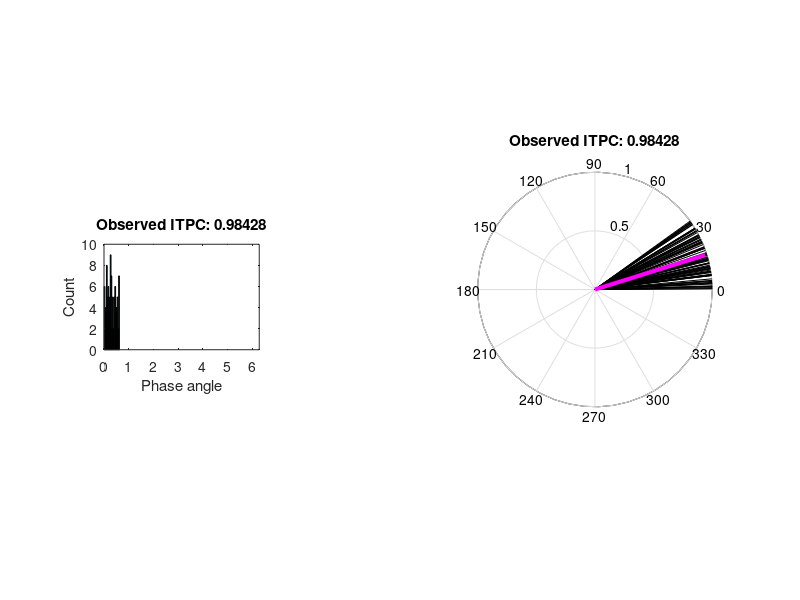

MATLAB code for this plot: (Note: this script raises an error after producing the figure.)
%% mikexcohen.com
% phase-based connectivity


%% phase-clustering with different variances

% specify parameters
circ_prop = .1; % proportion of the circle to fill
N = 100; % number of "trials"

% generate phase angle distribution
simdata = rand(1,N) * (2*pi) * circ_prop;


% compute ITPC and preferred phase angle
itpc      = abs(mean(exp(1i*simdata)));
prefAngle = angle(mean(exp(1i*simdata)));


% and plot...
figure(7), clf

% as linear histogram
subplot(3,3,4)
hist(simdata,20)
xlabel('Phase angle'), ylabel('Count')
set(gca,'xlim',[0 2*pi])
title([ 'Observed ITPC: ' num2str(itpc) ])

% and as polar distribution
subplot(1,2,2)
polar([zeros(1,N); simdata],[zeros(1,N); ones(1,N)],'k')
hold on
h = polar([0 prefAngle],[0 itpc],'m');
set(h,'linew',3)
title([ 'Observed ITPC: ' num2str(itpc) ])

%% phase synchronization in empirical data

% load data
load v1_laminar

npnts = size(csd,2);
ntrials = size(csd,3);

%% setup some stuff and junk

% channels for connectivity
chan1idx = 1;
chan2idx = 8;


% create complex Morlet wavelet
cent_freq = 8;
time      = -2:1/srate:2-1/srate;
s         = 8/(2*pi*cent_freq);
wavelet   = exp(2*1i*pi*cent_freq.*time) .* exp(-time.^2./(2*s^2));
half_wavN = (length(time)-1)/2;

% FFT parameters
nWave = length(wavelet)
nData = npnts
nConv = nWave + nData -1

% FFT of wavelet
waveletX = fft(wavelet,nConv);
waveletX = waveletX ./ max(waveletX);

% initialize output time-frequency data
phase_data = zeros(2,length(timevec));
real_data  = zeros(2,length(timevec));


% analytic signal of channel 1
data1X = fft(squeeze(csd(chan1idx,:,1)),nConv);
as = ifft(waveletX.*data1X,nConv);
as = as(half_wavN+1:end-half_wavN);

% collect real and phase data
phase_data(1,:) = angle(as); % extract phase angles
real_data(1,:)  = real(as); % extract the real part (projection onto real axis)

% analytic signal of channel 1
data1X = fft(squeeze(csd(chan2idx,:,1)),nConv);
as = ifft(waveletX.*data1X,nConv);
as = as(half_wavN+1:end-half_wavN);

% collect real and phase data
phase_data(2,:) = angle(as);
real_data(2,:)  = real(as);

%% setup figure and define plot handles

% open and name figure
figure(1), set(gcf,'Name','Movie magic minimizes the magic.');

% draw the filtered signals
subplot(221)
filterplotH1 = plot(timevec(1),real_data(1,1),'b');
hold on
filterplotH2 = plot(timevec(1),real_data(2,1),'m');
set(gca,'xlim',[timevec(1) timevec(end)],'ylim',[min(real_data(:)) max(real_data(:))])
xlabel('Time (ms)')
ylabel('Voltage (\muV)')
title([ 'Filtered signal at ' num2str(cent_freq) ' Hz' ])

% draw the phase angle time series
subplot(222)
phaseanglesH1 = plot(timevec(1),phase_data(1,1),'b');
hold on
phaseanglesH2 = plot(timevec(1),phase_data(2,1),'m');
set(gca,'xlim',[timevec(1) timevec(end)],'ylim',[-pi pi]*1.1)
xlabel('Time (ms)')
ylabel('Phase angle (radian)')
title('Phase angle time series')

% draw phase angles in polar space
subplot(223)
polar2chanH1 = polar([zeros(1,1) phase_data(1,1)]',repmat([0 1],1,1)','b');
hold on
polar2chanH2 = polar([zeros(1,1) phase_data(2,1)]',repmat([0 1],1,1)','m');
title('Phase angles from two channels')

% draw phase angle differences in polar space
subplot(224)
polarAngleDiffH = polar([zeros(1,1) phase_data(2,1)-phase_data(1,1)]',repmat([0 1],1,1)','k');
title('Phase angle differences from two channels')

%% now update plots at each timestep

for ti=1:5:length(timevec)
    
    % update filtered signals
    set(filterplotH1,'XData',timevec(1:ti),'YData',real_data(1,1:ti))
    set(filterplotH2,'XData',timevec(1:ti),'YData',real_data(2,1:ti))
    
    % update cartesian plot of phase angles
    set(phaseanglesH1,'XData',timevec(1:ti),'YData',phase_data(1,1:ti))
    set(phaseanglesH2,'XData',timevec(1:ti),'YData',phase_data(2,1:ti))
    
    subplot(223)
    cla
    polar([zeros(1,ti) phase_data(1,1:ti)]',repmat([0 1],1,ti)','b');
    hold on
    polar([zeros(1,ti) phase_data(2,1:ti)]',repmat([0 1],1,ti)','m');
    
    subplot(224)
    cla
    polar([zeros(1,ti) phase_data(2,1:ti)-phase_data(1,1:ti)]',repmat([0 1],1,ti)','k');
    
    drawnow
end

%% now quantify phase synchronization between the two channels

% phase angle differences
phase_angle_differences = phase_data(2,:)-phase_data(1,:);

% euler representation of angles
euler_phase_differences = exp(1i*phase_angle_differences);

% mean vector (in complex space)
mean_complex_vector = mean(euler_phase_differences);

% length of mean vector (this is the "M" from Me^ik, and is the measure of phase synchronization)
phase_synchronization = abs(mean_complex_vector);

disp([ 'Synchronization between ' num2str(chan1idx) ' and ' num2str(chan2idx) ' is ' num2str(phase_synchronization) '!' ])

% of course, this could all be done on one line:
phase_synchronization = abs(mean(exp(1i*(phase_data(2,:)-phase_data(1,:)))));

% notice that the order of subtraction is meaningless (see below), which means that this measure of synchronization is non-directional!
phase_synchronization_backwards = abs(mean(exp(1i*(phase_data(1,:)-phase_data(2,:)))));


% now plot mean vector
subplot(224)
hold on
h=polar([0 angle(mean_complex_vector)],[0 phase_synchronization]);
set(h,'linewidth',6,'color','g')

%% phase clustering is phase-invariant

figure(2), clf
subplot(221)
polar(repmat(phase_data(2,:)-phase_data(1,:),1,2)',repmat([0 1],1,length(timevec))','k');
title([ 'Phase synchronization: ' num2str(abs(mean(exp(1i*(diff(phase_data,1)))))) ])

new_phase_data = phase_data;
for i=2:4
    subplot(2,2,i)
    
    % add random phase offset
    new_phase_data(1,:) = new_phase_data(1,:)+rand*pi;
    
    % plot again
    polar(repmat(new_phase_data(2,:)-new_phase_data(1,:)+pi/2,1,2)',repmat([0 1],1,length(timevec))','k');
    title([ 'Phase synchronization: ' num2str(abs(mean(exp(1i*(diff(new_phase_data,1)))))) ])
end

%%


%% now in human EEG

% load data and pick channels
load sampleEEGdata

%%

chan1 = 'FCz';
chan2 = 'POz';


min_freq =  2;
max_freq = 50;
num_frex = 30;

% set range for variable number of wavelet cycles
range_cycles = [ 4 10 ];

% other wavelet parameters
frex  = logspace(log10(min_freq),log10(max_freq),num_frex);
nCycs = logspace(log10(range_cycles(1)),log10(range_cycles(end)),num_frex);
time  = -2:1/EEG.srate:2;
half_wave = (length(time)-1)/2;

% FFT parameters
nWave = length(time);
nData = EEG.pnts*EEG.trials;
nConv = nWave+nData-1;


% FFT of data (doesn't change on frequency iteration)
data1X = fft( reshape(EEG.lap(strcmpi(chan1,{EEG.chanlocs.labels}),:,:),1,nData) ,nConv);
data2X = fft( reshape(EEG.lap(strcmpi(chan2,{EEG.chanlocs.labels}),:,:),1,nData) ,nConv);

% initialize output time-frequency data
itpc = zeros(num_frex,EEG.pnts);

% loop over frequencies
for fi=1:num_frex
    
    % create wavelet and get its FFT
    s = nCycs(fi)/(2*pi*frex(fi));
    wavelet  = exp(2*1i*pi*frex(fi).*time) .* exp(-time.^2./(2*s^2));
    waveletX = fft(wavelet,nConv);
    waveletX = waveletX./max(waveletX);
    
    % convolution for chan1
    as1 = ifft(waveletX.*data1X,nConv);
    as1 = as1(half_wave+1:end-half_wave);
    as1 = reshape(as1,EEG.pnts,EEG.trials);
    
    % convolution for chan1
    as2 = ifft(waveletX.*data2X,nConv);
    as2 = as2(half_wave+1:end-half_wave);
    as2 = reshape(as2,EEG.pnts,EEG.trials);
    
    % compute power and average over trials abs(mean(exp(1i*(phase_data(2,:)-phase_data(1,:)))))
    
    itpc(fi,:) = abs(mean(exp(1i * (angle(as1) - angle(as2))),2))
    
end


figure(5), clf
contourf(EEG.times,frex,itpc,40,'linecolor','none')
set(gca,'xlim',[-300 1200],'clim',[0 .3])
colormap hot; colorbar

%% laplacian

% compute laplacian, save as new variable
EEG.lap = laplacian_perrinX(EEG.data,[EEG.chanlocs.X],[EEG.chanlocs.Y],[EEG.chanlocs.Z]);


time2plot = 250; % ms
chan2plot = 'po3';

figure(4), clf
subplot(221)
topoplotIndie(squeeze(mean(EEG.data(:,dsearchn(EEG.times',time2plot),:),3)),EEG.chanlocs);
title([ 'Voltage (' num2str(time2plot) ')' ])

subplot(222)
topoplotIndie(squeeze(mean(EEG.lap(:,dsearchn(EEG.times',time2plot),:),3)),EEG.chanlocs);
title([ 'Laplacian (' num2str(time2plot) ')' ])

subplot(212)
plot(EEG.times,zscore(squeeze(mean(EEG.data(strcmpi({EEG.chanlocs.labels},chan2plot),:,:),3))), EEG.times,zscore(squeeze(mean(EEG.lap(strcmpi({EEG.chanlocs.labels},chan2plot),:,:),3))),'linew',2)
set(gca,'xlim',[-300 1200])
legend({'Voltage';'Laplacian'})
title([ 'ERP from channel ' chan2plot ])
xlabel('Time (ms)'), ylabel('Data (z-score)')

%% 


%% ISPC over time vs. over trials

% FFT parameters
nWave = length(time);
nData = npnts*ntrials;
nConv = nWave+nData-1;


% initialize output time-frequency data
phase_data = zeros(2,npnts,ntrials);


% FFT of wavelet (need to redo FFT because different n_conv)
waveletX = fft(wavelet,nConv);
waveletX = waveletX ./ max(waveletX);


% analytic signal of channel 1
data1X = fft(reshape(csd(chan1idx,:,:),1,[]),nConv);
as = ifft(waveletX.*data1X,nConv);
as = as(half_wavN+1:end-half_wavN);
as = reshape(as,npnts,ntrials);

% collect real and phase data
phase_data(1,:,:) = angle(as);

% analytic signal of channel 1
data1X = fft(reshape(csd(chan2idx,:,:),1,[]),nConv);
as = ifft(waveletX.*data1X,nConv);
as = as(half_wavN+1:end-half_wavN);
as = reshape(as,npnts,ntrials);

% collect real and phase data
phase_data(2,:,:) = angle(as);


figure(3), clf

% ISPC over trials
subplot(211)
ispc_trials = squeeze( abs(mean(exp(1i*diff(phase_data,[],1)),3)) );
plot(timevec,ispc_trials)
set(gca,'xlim',[-.2 1.2])
xlabel('Time (ms)'), ylabel('ISPC')

% ISPC over time
subplot(212)
ispc_time = squeeze( abs(mean(exp(1i*diff(phase_data,[],1)),2)) );
plot(1:ntrials,ispc_time)
xlabel('Trials'), ylabel('ISPC')

%%


%% cluster vs. phase-lag


% number of time steps
n = 100;

t = [17 86]; % time points where polar distributions are drawn (arb)

figure(4), clf

phasedat = rand(n,1)*pi*(pi/10);
connres  = zeros(n,2);

for i=1:n
    
    % compute phase distribution and eulerize
    phasedat = mod(phasedat + pi/20,2*pi);
    cdd = exp(1i*phasedat);
    
    % phase clustering
    connres(i,1) = abs(mean(cdd));
    
    % phase-lag index
    connres(i,2) = abs(mean( sign(imag(cdd)) ));
    
    
    if i==t(1)
        subplot(223)
        polar([zeros(n,1) phasedat]',[zeros(n,1) ones(n,1)]','k')
    elseif i==t(2)
        subplot(224)
        polar([zeros(n,1) phasedat]',[zeros(n,1) ones(n,1)]','k')
    end
end

subplot(211)
plot(1:n,connres)
xlabel('Time (a.u.)'), ylabel('ISPC or dwPLI')
set(gca,'ylim',[0 1.05],'ytick',0:.2:1)
legend({'ISPC';'PLI'})

hold on
plot([t(1) t(1)],get(gca,'ylim'),'k')
plot([t(2) t(2)],get(gca,'ylim'),'k')

%% ISPC and PLI in empirical data

% (note: try with voltage and laplacian!)

% FFT of data (doesn't change on frequency iteration)
data1X = fft( reshape(EEG.data(strcmpi(chan1,{EEG.chanlocs.labels}),:,:),1,nData) ,nConv);
data2X = fft( reshape(EEG.data(strcmpi(chan2,{EEG.chanlocs.labels}),:,:),1,nData) ,nConv);

% initialize output time-frequency data
[ispc,pli] = deal( zeros(num_frex,EEG.pnts) );

% loop over frequencies
for fi=1:num_frex
    
    % create wavelet and get its FFT
    s = nCycs(fi)/(2*pi*frex(fi));
    wavelet  = exp(2*1i*pi*frex(fi).*time) .* exp(-time.^2./(2*s^2));
    waveletX = fft(wavelet,nConv);
    waveletX = waveletX./max(waveletX);
    
    % convolution for chan1
    as1 = ifft(waveletX.*data1X,nConv);
    as1 = as1(half_wave+1:end-half_wave);
    as1 = reshape(as1,EEG.pnts,EEG.trials);
    
    % convolution for chan1
    as2 = ifft(waveletX.*data2X,nConv);
    as2 = as2(half_wave+1:end-half_wave);
    as2 = reshape(as2,EEG.pnts,EEG.trials);
    
    % collect eulerized phase angle differences
    cdd = exp(1i*( angle(as1)-angle(as2) ));
    
    % compute ISPC and PLI (and average over trials!)
    ispc(fi,:) = abs(mean(cdd,2))
    pli(fi,:)  = abs(mean(sign(imag(cdd)),2))
    
end


figure(7), clf
subplot(121)
contourf(EEG.times,frex,ispc,40,'linecolor','none')
set(gca,'xlim',[-300 1200],'clim',[0 .4])
colormap hot; colorbar
title([ 'ISPC between channels ' chan1 ' and ' chan2 ])

subplot(122)
contourf(EEG.times,frex,pli,40,'linecolor','none')
set(gca,'xlim',[-300 1200],'clim',[0 .4])
colormap hot; colorbar
title([ 'PLI between channels ' chan1 ' and ' chan2 ])

%% end.
